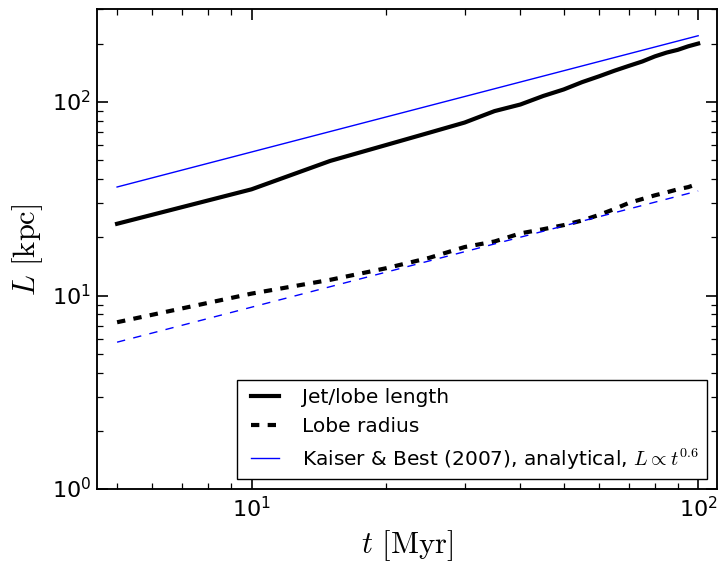

This chart was generated by the following Python code:
import pylab
from pylab import *
from scipy import stats
import h5py as h5
from sphviewer.tools import QuickView
import matplotlib
from matplotlib.colors import LogNorm
import swiftsimio as sw
import glob
import re
import os

matplotlib.use("Agg")

# Plot parameters
params = {
    "axes.labelsize": 10,
    "axes.titlesize": 10,
    "font.size": 9,
    "legend.fontsize": 9,
    "xtick.labelsize": 10,
    "ytick.labelsize": 10,
    "figure.figsize": (3.15, 3.15),
    "figure.subplot.left": 0.01,
    "figure.subplot.right": 0.92,
    "figure.subplot.bottom": 0.01,
    "figure.subplot.top": 0.99,
    "figure.subplot.wspace": 0,
    "figure.subplot.hspace": 0,
    "lines.markersize": 6.0,
    "lines.linewidth": 2.0,
    "axes.facecolor": "black",
    "axes.edgecolor": "white",
}
rcParams.update(params)

path_to_file = "../"
snapshot_base = "output_"

# Coefficient c1 in eqn 32 (Kaiser and Alexander 1997)
#   - opening_angle_deg: half-opening angle of the jet
#   - gamma: adiabatic index (here the same for jet, lobe and ambient medium)
#   - beta: slope of the density profile of the ambient medium
def c1(theta, gama, beta):
    A = (
        1.084 / theta * (1 + 0.5 * theta ** 2 * 1.084 ** 2)
    )  # approximate aspect ratio, assuming theta is small enough
    return (
        A ** 4
        / (18 * np.pi)
        * (5 - beta) ** 3
        * (gama ** 2 - 1)
        / (9 * (gama + (gama - 1) * A ** 2 * 0.5) - 4 - beta)
    ) ** (1 / (5 - beta))


# Length of the lobe (eqn 31 in Kaiser and Alexander 1997)
#   - opening_angle_deg: half-opening angle of the jet
#   - gamma: adiabatic index (here the same for jet, lobe and ambient medium)
#   - beta: slope of the density profile of the ambient medium
#   - rho_0: central density of the ambient medium
#   - P_j: jet power
#   - t: time
def D_jet(theta, gama, beta, rho_0, P_j, t):
    return c1(theta, gama, beta) * (P_j / rho_0 * t ** 3) ** (1 / 5)


### Compute the length/radius of the lobe
lobe_lengths = []
lobe_radii = []

snapshots = range(22)
for i in snapshots:
    # Read in the data
    if snapshots[i] < 10:
        data = sw.load(
            path_to_file + snapshot_base + "000" + str(snapshots[i]) + ".hdf5"
        )
    if snapshots[i] >= 10 and snapshots[i] < 100:
        data = sw.load(
            path_to_file + snapshot_base + "00" + str(snapshots[i]) + ".hdf5"
        )
    if snapshots[i] >= 100 and snapshots[i] < 1000:
        data = sw.load(path_to_file + snapshot_base + "0" + str(snapshots[i]) + ".hdf5")
    if snapshots[i] >= 1000:
        data = sw.load(path_to_file + snapshot_base + "" + str(snapshots[i]) + ".hdf5")

    # Properties we need
    gas_coordinates = data.gas.coordinates.value
    gas_ids = data.gas.particle_ids.value

    # Recenter coordinates
    boxsize = data.metadata.boxsize.value  # box size
    gas_coordinates[:, 0] -= boxsize[0] / 2
    gas_coordinates[:, 1] -= boxsize[1] / 2
    gas_coordinates[:, 2] -= boxsize[2] / 2

    # Find length and radius of lobe as the mean position of the 10 particles launched into the jets that are farthest (z-direction and r-direction) from the origin.
    jet_selection = gas_ids < 2e7
    lobe_length = np.mean(
        np.sort(np.absolute(gas_coordinates[:, 2][jet_selection]))[::-1][0:10]
    )
    lobe_radius = np.mean(
        np.sort(
            np.sqrt(
                gas_coordinates[:, 0][jet_selection] ** 2
                + gas_coordinates[:, 1][jet_selection] ** 2
            )
        )[::-1][0:10]
    )
    lobe_lengths.append(lobe_length)
    lobe_radii.append(lobe_radius)

# Make the plot
import matplotlib.pyplot as plt
import matplotlib.gridspec as gridspec

plt.style.use("classic")
fig = plt.figure(figsize=(8, 6))

times = np.array(snapshots[1:-1]) * 0.005
times_in_Myr = times * 1000

# Jet/lobe length
plt.plot(
    times_in_Myr,
    lobe_lengths[1:-1],
    color="black",
    linestyle="-",
    linewidth=3,
    label="Jet/lobe length",
)

# Jet/lobe length
plt.plot(
    times_in_Myr,
    lobe_radii[1:-1],
    color="black",
    linestyle="--",
    linewidth=3,
    label="Lobe radius",
)

# Plot analytical solution
opening_angle_in_degrees = 10
theta = opening_angle_in_degrees / 180 * np.pi  # in radians
lobe_aspect_ratio = 1.084 / theta * (1 + 0.5 * theta ** 2 * 1.084 ** 2)
dens_0 = 1.47e-5  # density of the ambient medium
P_jet = 1.56e8  # jet power

# Get the lobe length and radius
lobe_length_analytical = D_jet(theta, 5 / 3, 0, dens_0, P_jet, times)
lobe_radius_analytical = lobe_length_analytical / lobe_aspect_ratio

plt.plot(
    times_in_Myr,
    lobe_length_analytical,
    color="blue",
    linestyle="-",
    linewidth=1,
    label="Kaiser & Best (2007), analytical, $L\propto t^{0.6}$",
)
plt.plot(
    times_in_Myr, lobe_radius_analytical, color="blue", linestyle="--", linewidth=1
)


plt.yscale("log")
plt.xscale("log")

# Cosmetics
plt.xlabel(r"$t$ $[\mathrm{Myr}]$", fontsize=22)
plt.ylabel(r"$L$ $[\mathrm{kpc}]$", fontsize=22)
plt.legend(loc="lower right", prop={"size": 14.5}, ncol=1, columnspacing=0.1)
plt.axis([4.5, 110, 1e0, 3e2])
plt.tick_params(
    axis="x",
    direction="in",
    bottom=True,
    top=True,
    length=8,
    width=1.2,
    which="major",
    labelsize=16,
)
plt.tick_params(
    axis="y",
    direction="in",
    left=True,
    right=True,
    length=8,
    width=1.2,
    which="major",
    labelsize=16,
)
plt.tick_params(
    axis="x",
    direction="in",
    bottom=True,
    top=True,
    length=4,
    width=0.9,
    which="minor",
    labelsize=16,
)
plt.tick_params(
    axis="y",
    direction="in",
    left=True,
    right=True,
    length=4,
    width=0.9,
    which="minor",
    labelsize=16,
)
plt.minorticks_on()
plt.setp(plt.gca().spines.values(), linewidth=1.35)

# Save figure
plt.savefig("lobe_dimensions.png", bbox_inches="tight", pad_inches=0.1)
